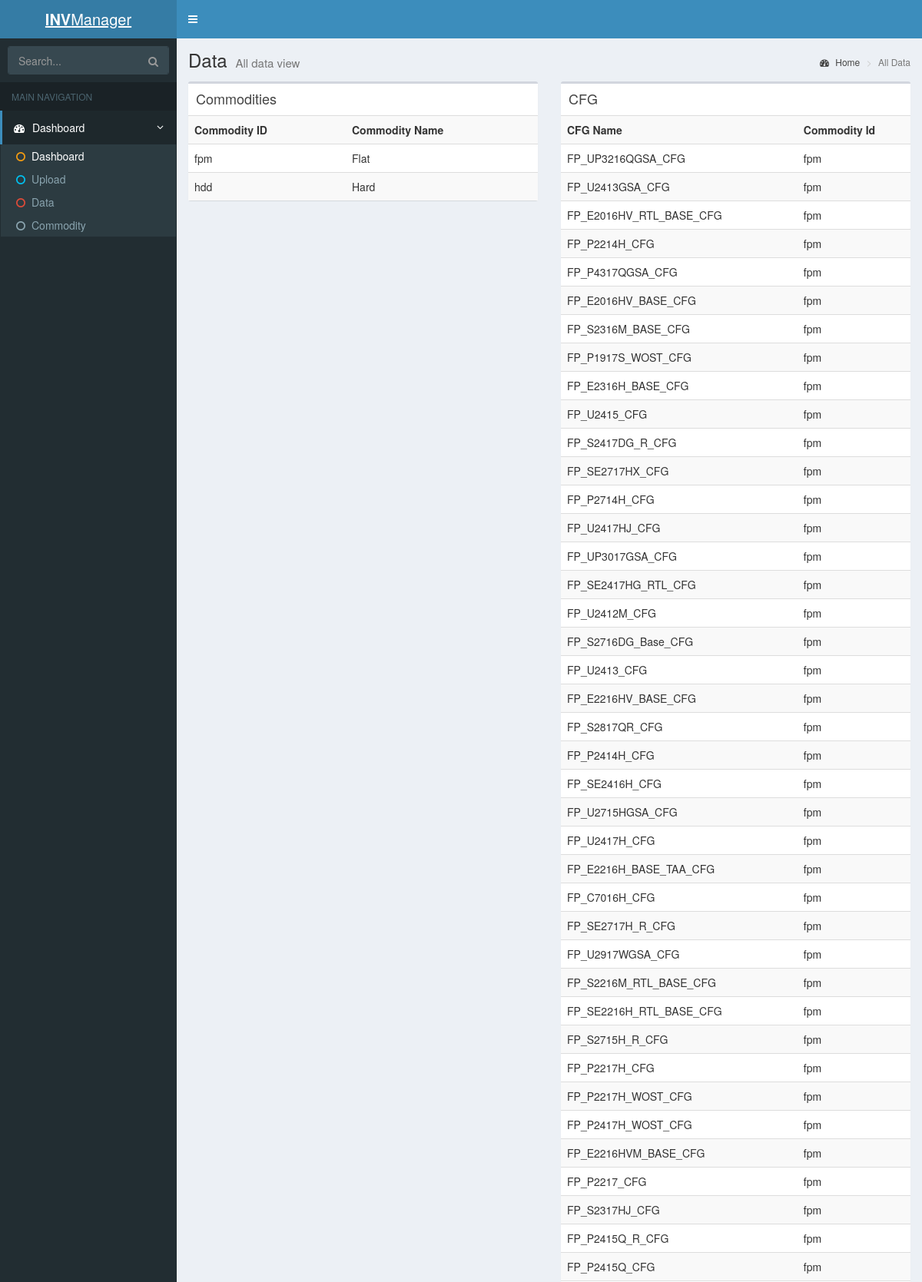
Page /data (upper part) on the committed database.
### tables this page shows
CREATE TABLE commodity(
    com_id VARCHAR(255) NOT NULL,
    com_name VARCHAR(255) NOT NULL,
    PRIMARY KEY(com_id)
);

CREATE TABLE cfg(
    cfg_name VARCHAR(255) PRIMARY KEY,
    com_id VARCHAR(255) NOT NULL,
    FOREIGN KEY (com_id) REFERENCES commodity(com_id)
);

### dsi_calculator.py (the view)
@app.route('/data')
def show_data():
    db = get_db()
    cur = db.execute('SELECT * FROM commodity')
    commodities = cur.fetchall()
    cur = db.execute('SELECT * FROM cfg')
    cfgs = cur.fetchall()
    cur = db.execute('SELECT forecast.forecast_id, week.week_id, entry.entry_value \
                      FROM forecast, week, entry \
                      WHERE forecast.forecast_id = entry.forecast_id \
                      AND week.week_id = entry.week_id')
    entries = cur.fetchall()
    cur = db.execute('Select * from week')
    weeks = cur.fetchall()
    return render_template('data.html', commodities=commodities, cfgs=cfgs, entries=entries, weeks=weeks)

### dsi_calculator.py (called while the page is built)
def dict_factory(cursor, row):
    d = {}
    for idx, col in enumerate(cursor.description):
        d[col[0]] = row[idx]
    return d

def connect_db():
    rv = sqlite3.connect(app.config['DATABASE'])
    rv.row_factory = dict_factory
    rv.text_factory = str
    return rv

def get_db():
    if not hasattr(g, 'sqlite_db'):
        g.sqlite_db = connect_db()
    return g.sqlite_db

### templates/data.html
{% extends "layout.html" %}
{% block body %}
    <section class="content-header">
      <h1>
        Data
        <small>All data view</small>
      </h1>
      <ol class="breadcrumb">
        <li><a href="#"><i class="fa fa-dashboard"></i> Home</a></li>
        <li class="active">All Data</li>
      </ol>
    </section>
    <section class="content">
    <div class="row">
        <div class="col-md-6">
          <div class="box">
            <div class="box-header">
              <h3 class="box-title">Commodities</h3>
            </div>
            <div class="box-body no-padding">
              <table class="table table-striped table-hover" id="commodities">
                <tr>
                  <th>Commodity ID</th>
                  <th>Commodity Name</th>
                </tr>
                  {% for commodity in commodities %}
                <tr>
                  <td>{{ commodity.com_id }}</td>
                  <td>{{ commodity.com_name }}</td>
                </tr>
                  {% endfor %}
              </table>
            </div>
          </div>
        </div>
        <div class="col-md-6">
          <div class="box">
            <div class="box-header">
              <h3 class="box-title">CFG</h3>
            </div>
            <div class="box-body no-padding">
              <table class="table table-striped table-hover" id="cfgs">
                <tr>
                  <th>CFG Name</th>
                  <th>Commodity Id</th>
                </tr>
                 {% for cfg in cfgs %}
                <tr>
                  <td>{{ cfg.cfg_name }}</td>
                  <td>{{ cfg.com_id }}</td>
                </tr>
                  {% endfor %}
              </table>
            </div>
          </div>
        </div>
    </div>
    </section>
{% endblock %}

### templates/layout.html (shortened to what this page needs)
<!DOCTYPE html>
<html>
<head>
    <link rel=stylesheet type=text/css href="{{ url_for('static', filename='AdminLTE.min.css') }}">
    <link rel=stylesheet type=text/css href="{{ url_for('static', filename='bootstrap.css') }}">
    <link rel=stylesheet type=text/css href="{{ url_for('static', filename='bootstrap-theme.css') }}">
    <link rel=stylesheet type=text/css href="{{ url_for('static', filename='_all-skins.css') }}">
    <link rel=stylesheet type=text/css href="{{ url_for('static', filename='morris.css') }}">
    <link rel=stylesheet type=text/css href="{{ url_for('static', filename='jquery-jvectormap-1.2.2.css') }}">
    <link rel=stylesheet type=text/css href="{{ url_for('static', filename='select2.min.css') }}">
  <link rel="stylesheet" href="https://cdnjs.cloudflare.com/ajax/libs/font-awesome/4.5.0/css/font-awesome.min.css">
  <link rel="stylesheet" href="https://cdnjs.cloudflare.com/ajax/libs/ionicons/2.0.1/css/ionicons.min.css">
</head>
<body class="hold-transition skin-blue sidebar-mini">
<div class="wrapper">
  <header class="main-header">
    <a href="index2.html" class="logo">
      <span class="logo-lg"><b>INV</b>Manager</span>
    </a>
    <nav class="navbar navbar-static-top">
      <a href="#" class="sidebar-toggle" data-toggle="offcanvas" role="button">
      </a>
    </nav>
  </header>
  <aside class="main-sidebar">
    <section class="sidebar">
      <form action="#" method="get" class="sidebar-form">
        <div class="input-group">
          <input type="text" name="q" class="form-control" placeholder="Search...">
              <span class="input-group-btn">
                <button type="submit" name="search" id="search-btn" class="btn btn-flat"><i class="fa fa-search"></i>
                </button>
              </span>
        </div>
      </form>
      <ul class="sidebar-menu">
        <li class="header">MAIN NAVIGATION</li>
        <li class="active treeview">
          <a href="#">
            <i class="fa fa-dashboard"></i> <span>Dashboard</span>
            <span class="pull-right-container">
              <i class="fa fa-angle-left pull-right"></i>
            </span>
          </a>
          <ul class="treeview-menu">
            <li class="active"><a href="/"><i class="fa fa-circle-o text-yellow"></i>Dashboard</a></li>
            <li><a href="/upload"><i class="fa fa-circle-o text-aqua"></i>Upload</a></li>
            <li><a href="/data"><i class="fa fa-circle-o text-red"></i>Data</a></li>
            <li><a href="/commodity/hdd"><i class="fa fa-circle-o text-q"></i>Commodity</a></li>
          </ul>
        </li>
      </ul>
    </section>
  </aside>
 <div class="content-wrapper">
 {% block body %}{% endblock %}
</div>
</div>
</body>
</html>

### static/_all-skins.css (style rules this page uses)
.skin-blue .main-header .navbar { background-color: #3c8dbc; }
.skin-blue .main-header .navbar .sidebar-toggle { color: #ffffff; }
.skin-blue .main-header .navbar .sidebar-toggle { color: #fff; }
.skin-blue .main-header .logo { background-color: #367fa9; color: #ffffff; border-bottom: 0 solid transparent; }
.skin-blue .content-header { background: transparent; }
.skin-blue .wrapper, .skin-blue .main-sidebar, .skin-blue .left-side { background-color: #222d32; }
.skin-blue .sidebar-menu > li.header { color: #4b646f; background: #1a2226; }
.skin-blue .sidebar-menu > li > a { border-left: 3px solid transparent; }
.skin-blue .sidebar-menu > li:hover > a, .skin-blue .sidebar-menu > li.active > a { color: #ffffff; background: #1e282c; border-left-color: #3c8dbc; }
.skin-blue .sidebar-menu > li > .treeview-menu { margin: 0 1px; background: #2c3b41; }
.skin-blue .sidebar a { color: #b8c7ce; }
.skin-blue .treeview-menu > li > a { color: #8aa4af; }
.skin-blue .treeview-menu > li.active > a, .skin-blue .treeview-menu > li > a:hover { color: #ffffff; }
.skin-blue .sidebar-form { border-radius: 3px; border: 1px solid #374850; margin: 10px 10px; }
.skin-blue .sidebar-form input[type="text"], .skin-blue .sidebar-form .btn { box-shadow: none; background-color: #374850; border: 1px solid transparent; height: 35px; }
.skin-blue .sidebar-form input[type="text"] { color: #666; border-top-left-radius: 2px; border-top-right-radius: 0; border-bottom-right-radius: 0; border-bottom-left-radius: 2px; }
.skin-blue .sidebar-form .btn { color: #999; border-top-left-radius: 0; border-top-right-radius: 2px; border-bottom-right-radius: 2px; border-bottom-left-radius: 0; }

### rows in the picture
commodity: com_id "fpm", com_name "Flat"
commodity: com_id "hdd", com_name "Hard"
cfg: cfg_name "FP_UP3216QGSA_CFG", com_id "fpm"
cfg: cfg_name "FP_U2413GSA_CFG", com_id "fpm"
cfg: cfg_name "FP_E2016HV_RTL_BASE_CFG", com_id "fpm"
cfg: cfg_name "FP_P2214H_CFG", com_id "fpm"
cfg: cfg_name "FP_P4317QGSA_CFG", com_id "fpm"
cfg: cfg_name "FP_E2016HV_BASE_CFG", com_id "fpm"
cfg: cfg_name "FP_S2316M_BASE_CFG", com_id "fpm"
cfg: cfg_name "FP_P1917S_WOST_CFG", com_id "fpm"
cfg: cfg_name "FP_E2316H_BASE_CFG", com_id "fpm"
cfg: cfg_name "FP_U2415_CFG", com_id "fpm"
cfg: cfg_name "FP_S2417DG_R_CFG", com_id "fpm"
cfg: cfg_name "FP_SE2717HX_CFG", com_id "fpm"
cfg: cfg_name "FP_P2714H_CFG", com_id "fpm"
cfg: cfg_name "FP_U2417HJ_CFG", com_id "fpm"
cfg: cfg_name "FP_UP3017GSA_CFG", com_id "fpm"
cfg: cfg_name "FP_SE2417HG_RTL_CFG", com_id "fpm"
cfg: cfg_name "FP_U2412M_CFG", com_id "fpm"
cfg: cfg_name "FP_S2716DG_Base_CFG", com_id "fpm"
cfg: cfg_name "FP_U2413_CFG", com_id "fpm"
cfg: cfg_name "FP_E2216HV_BASE_CFG", com_id "fpm"
cfg: cfg_name "FP_S2817QR_CFG", com_id "fpm"
cfg: cfg_name "FP_P2414H_CFG", com_id "fpm"
cfg: cfg_name "FP_SE2416H_CFG", com_id "fpm"
cfg: cfg_name "FP_U2715HGSA_CFG", com_id "fpm"
cfg: cfg_name "FP_U2417H_CFG", com_id "fpm"
cfg: cfg_name "FP_E2216H_BASE_TAA_CFG", com_id "fpm"
cfg: cfg_name "FP_C7016H_CFG", com_id "fpm"
cfg: cfg_name "FP_SE2717H_R_CFG", com_id "fpm"
cfg: cfg_name "FP_U2917WGSA_CFG", com_id "fpm"
cfg: cfg_name "FP_S2216M_RTL_BASE_CFG", com_id "fpm"
cfg: cfg_name "FP_SE2216H_RTL_BASE_CFG", com_id "fpm"
cfg: cfg_name "FP_S2715H_R_CFG", com_id "fpm"
cfg: cfg_name "FP_P2217H_CFG", com_id "fpm"
cfg: cfg_name "FP_P2217H_WOST_CFG", com_id "fpm"
cfg: cfg_name "FP_P2417H_WOST_CFG", com_id "fpm"
cfg: cfg_name "FP_E2216HVM_BASE_CFG", com_id "fpm"
cfg: cfg_name "FP_P2217_CFG", com_id "fpm"
cfg: cfg_name "FP_S2317HJ_CFG", com_id "fpm"
cfg: cfg_name "FP_P2415Q_R_CFG", com_id "fpm"
cfg: cfg_name "FP_P2415Q_CFG", com_id "fpm"
